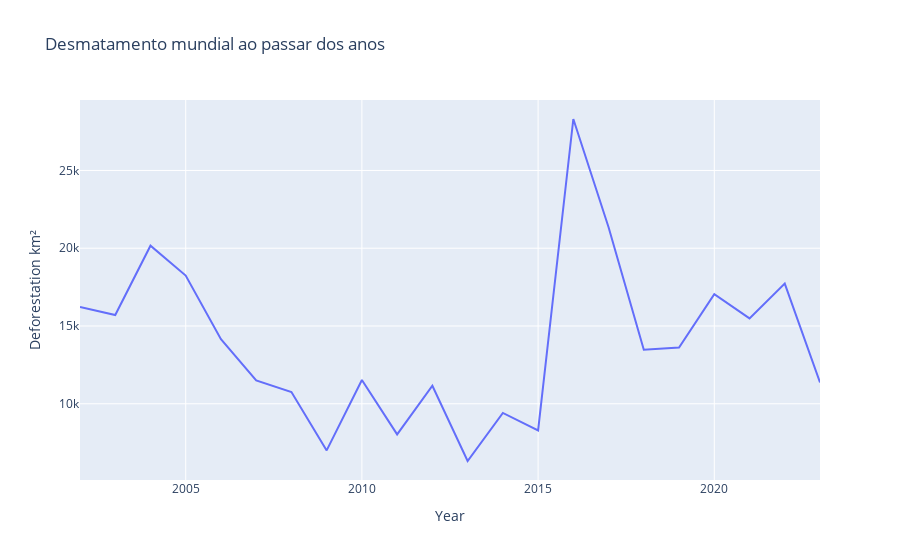

Write notebook code for a chart like this one.
### Code cell
fig = px.line(df, x='ano', y="desmatamento", 
            title="Desmatamento mundial ao passar dos anos", 
            labels={"desmatamento" : "Deforestation km²", "ano": "Year"})
fig.show()

### Figure 1 — Plotly figure (JSON) as saved in the notebook; plotly's stock layout.template omitted (floating-point values rounded to 4 significant figures)
{"data": [{"hovertemplate": "Year=%{x}<br>Deforestation km²=%{y}<extra></extra>", "legendgroup": "", "line": {"color": "#636efa", "dash": "solid"}, "marker": {"symbol": "circle"}, "mode": "lines", "name": "", "orientation": "v", "showlegend": false, "type": "scatter", "x": [2002, 2003, 2004, 2005, 2006, 2007, 2008, 2009, 2010, 2011, 2012, 2013, 2014, 2015, 2016, 2017, 2018, 2019, 2020, 2021, 2022, 2023], "xaxis": "x", "y": [16217, 15705, 20164, 18244, 14155, 11495, 10751, 7001, 11530, 8030, 11160, 6320, 9409, 8288, 28309, 21346, 13471, 13610, 17040, 15486, 17726, 11368], "yaxis": "y"}], "layout": {"legend": {"tracegroupgap": 0}, "title": {"text": "Desmatamento mundial ao passar dos anos"}, "xaxis": {"anchor": "y", "domain": [0, 1], "title": {"text": "Year"}}, "yaxis": {"anchor": "x", "domain": [0, 1], "title": {"text": "Deforestation km²"}}}}
